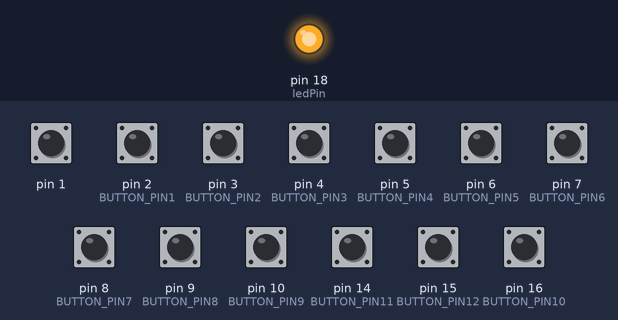
This sketch was run on a simulated Arduino Leonardo, built with avr-gcc and run on an emulated ATmega32U4. On the bench: output pins drawn as LEDs (lit = HIGH). The test bench sets the inputs (shaded band); at power-on: pin 1, pin 2 (BUTTON_PIN1), pin 3 (BUTTON_PIN2), pin 4 (BUTTON_PIN3), pin 5 (BUTTON_PIN4), pin 6 (BUTTON_PIN5), pin 7 (BUTTON_PIN6), pin 8 (BUTTON_PIN7), pin 9 (BUTTON_PIN8), pin 10 (BUTTON_PIN9), pin 14 (BUTTON_PIN11), pin 15 (BUTTON_PIN12), pin 16 (BUTTON_PIN10) HIGH.

Above: at 1.2 s.
1.3 s: pin 10 (BUTTON_PIN9) pulled LOW for 0.15 s
At 1.4 s:
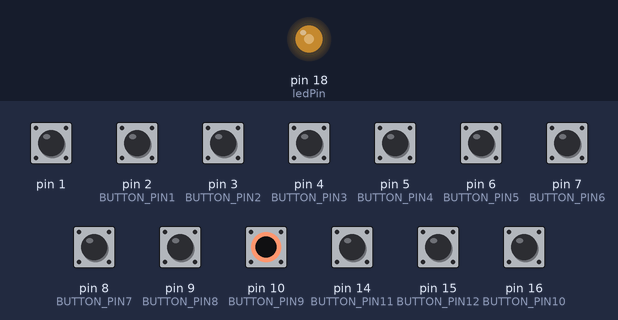
3.0 s: pin 10 (BUTTON_PIN9) pulled LOW for 1 s
At 5.0 s:
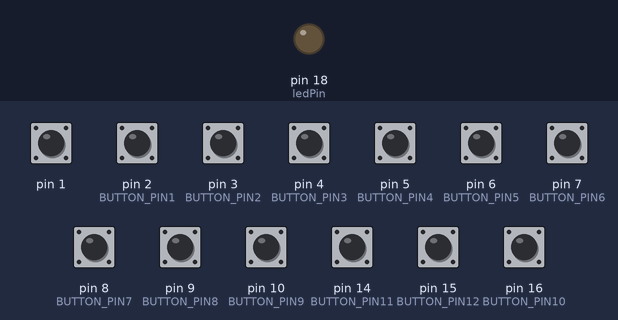
5.5 s: pin 10 (BUTTON_PIN9) pulled LOW for 1 s
At 6.9 s:
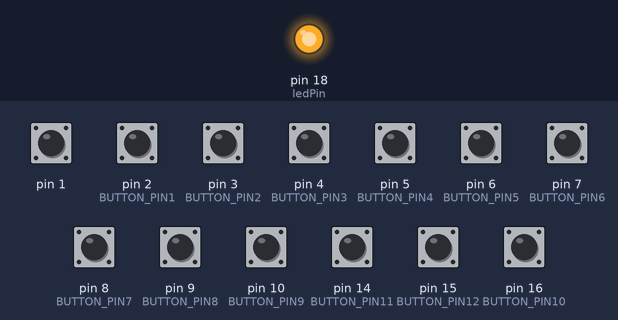
Timing chart, 0 to 8.5 s (numbered marks = the images above; inputs shaded):
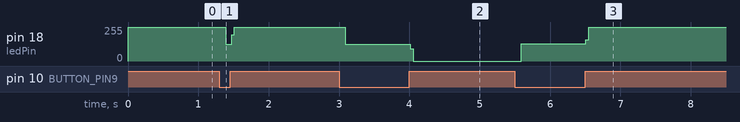

Measured:
- after the input at 1.3 s, pin 18 (ledPin): 255/255 → 127/255 after 0.09 s, → 255/255 0.08 s later
- after the input at 3.0 s, pin 18 (ledPin): 255/255 → 127/255 after 0.09 s, → 0/255 0.92 s later
- after the input at 5.5 s, pin 18 (ledPin): 0/255 → 128/255 after 0.09 s, → 255/255 0.92 s later

The sketch:

Stream_Deck_12_buttons.ino
```cpp
// ---------------------------------
// Key definitions
#define BUTTON_KEY1 KEY_F13
#define BUTTON_KEY2 KEY_F14
#define BUTTON_KEY3 KEY_F15
#define BUTTON_KEY4 KEY_F16
#define BUTTON_KEY5 KEY_F17
#define BUTTON_KEY6 KEY_F18
#define BUTTON_KEY7 KEY_F19
#define BUTTON_KEY8 KEY_F20
#define BUTTON_KEY9 KEY_F21
#define BUTTON_KEY10 KEY_F22
#define BUTTON_KEY11 KEY_F23
#define BUTTON_KEY12 KEY_F24

// Pin definitions
#define BUTTON_PIN1 2
#define BUTTON_PIN2 3
#define BUTTON_PIN3 4
#define BUTTON_PIN4 5
#define BUTTON_PIN5 6
#define BUTTON_PIN6 7
#define BUTTON_PIN7 8
#define BUTTON_PIN8 9
#define BUTTON_PIN9 10
#define BUTTON_PIN10 16
#define BUTTON_PIN11 14
#define BUTTON_PIN12 15
// ---------------------------------

#include "Keyboard.h"

// Button helper class for handling press/release and debouncing
class button {
  public:
  const char key;
  const uint8_t pin;

  button(uint8_t k, uint8_t p) : key(k), pin(p){}

  void press(boolean state){
    if(state == pressed || (millis() - lastPressed  <= debounceTime)){
      return; // Evita di gestire il rimbalzo del pulsante
    }

    lastPressed = millis();

    state ? Keyboard.press(key) : Keyboard.release(key);
    pressed = state;
  }

  void update(){
    press(!digitalRead(pin));
  }

  private:
  const long debounceTime = 30;
  unsigned long lastPressed;
  boolean pressed = 0;
} ;

// Button objects, organized in array
button buttons[] = {
  {BUTTON_KEY1, BUTTON_PIN1},
  {BUTTON_KEY2, BUTTON_PIN2},
  {BUTTON_KEY3, BUTTON_PIN3},
  {BUTTON_KEY4, BUTTON_PIN4},
  {BUTTON_KEY5, BUTTON_PIN5},
  {BUTTON_KEY6, BUTTON_PIN6},
  {BUTTON_KEY7, BUTTON_PIN7},
  {BUTTON_KEY8, BUTTON_PIN8},
  {BUTTON_KEY9, BUTTON_PIN9},
  {BUTTON_KEY10, BUTTON_PIN10},
  {BUTTON_KEY11, BUTTON_PIN11},
  {BUTTON_KEY12, BUTTON_PIN12},
};

const uint8_t NumButtons = sizeof(buttons) / sizeof(button);
const uint8_t ledPin = 18;  // LED collegato al pin 15
bool ledState = true;       // Stato dei LED (acceso/spento)
bool lastButtonState = HIGH;  // Stato precedente del bottone
unsigned long lastDebounceTime = 0;
const unsigned long debounceDelay = 50;  // Delay per debouncing

void setup() {
  // Safety check. Ground pin #1 (RX) to cancel keyboard inputs.
  pinMode(1, INPUT_PULLUP);
  if(!digitalRead(1)){
    failsafe();
  }

  // Configura il pin dei LED
  pinMode(ledPin, OUTPUT);
  digitalWrite(ledPin, HIGH); // Imposta LED acceso all'inizio

  // Configura i pin dei pulsanti
  for(int i = 0; i < NumButtons; i++){
    pinMode(buttons[i].pin, INPUT_PULLUP);
  }
}

void loop() {
  for(int i = 0; i < NumButtons; i++){
    buttons[i].update();  // Aggiorna lo stato di tutti i pulsanti
  }

  // Controllo specifico per il pulsante associato a F21 (BUTTON_PIN9)
  int reading = digitalRead(BUTTON_PIN9);

  // Verifica il cambio di stato del pulsante (per debouncing)
  if (reading != lastButtonState) {
    lastDebounceTime = millis();
  }

  // Se il tempo di debounce è passato, controlla lo stato del pulsante
  if ((millis() - lastDebounceTime) > debounceDelay) {
    // Se il pulsante è premuto (LOW), inverte lo stato del LED
    if (reading == LOW) {
      toggleLed();
    }
  }

  lastButtonState = reading;  // Aggiorna lo stato del pulsante
}

// Funzione per accendere/spegnere il LED
void toggleLed() {
  if (ledState) {
    digitalWrite(ledPin, LOW);  // Spegni i LED
  } else {
    digitalWrite(ledPin, HIGH); // Accendi i LED
  }
  ledState = !ledState;  // Cambia lo stato del LED
}

void failsafe(){
  for(;;){} // Se c'è un errore, rimani bloccato qui
}
```
